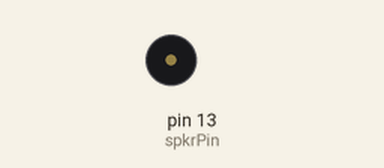
This sketch was run on a simulated Arduino Uno, built with avr-gcc and run on an emulated ATmega328P. Shown: buzzer (waves = sounding). Random numbers use the default seed unless the sketch sets one.

Above: at 0.1 s.
Timing chart, 0 to 0.9 s (numbered marks = the images above):
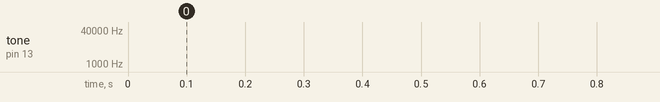

The sketch:

test_speakers.ino
```cpp
/* Last updated DDK 6/7/16
 *
 * OVERVIEW:
 * Generate a single white noise stimulus. Use to confirm
 * that a speaker, the associated digital out pin and
 * the connections in between are working.
 *
 * Verified working on Build3 and hs05bruno8 as of 160507.
 *
 *
 * REQUIREMENTS:
 * A speaker connected to an Arduino output pin. There
 * must be a resistor in line between the Arduino output pin
 * and the speaker input terminal.
 *
 * As of 160507, if running this sketch on hs05bruno8
 * (the Dell T3400 in the room 504), additional steps must
 * be taken in order to compile. The computer uses a
 * deprecated version of the Tones library that is critical
 * for other programs run on that computer. In order to make
 * it compatible with this script, open
 *
 * Arduino/libraries/Tone/Tone.cpp
 *
 * and change the preprocessor directive:
 *
 * #include <wiring.h>
 *
 * to
 *
 * #include <Arduino.h>
 *
 *
 * INSTRUCTIONS:
 * Ensure that the speaker pin specified as spkrPin in this
 * sketch matches the output pin connected to the speaker.
 * Upload to the Arduino microcontroller.
 */

#include <Arduino.h>

boolean once = false;
int spkrPin = 13;
int duration = 1000;

unsigned long start;

void setup() {
  // put your setup code here, to run once:
  pinMode(spkrPin,OUTPUT);
  randomSeed(analogRead(4));

  Serial.begin(9600);
}

void loop() {
  // put your main code here, to run repeatedly:
  if ( once == false){
      start = millis();
      while ( millis() - start < duration ){
        tone(spkrPin,random(10000,20000));
      }
    }
  noTone(spkrPin);
  once = true;
}
```
